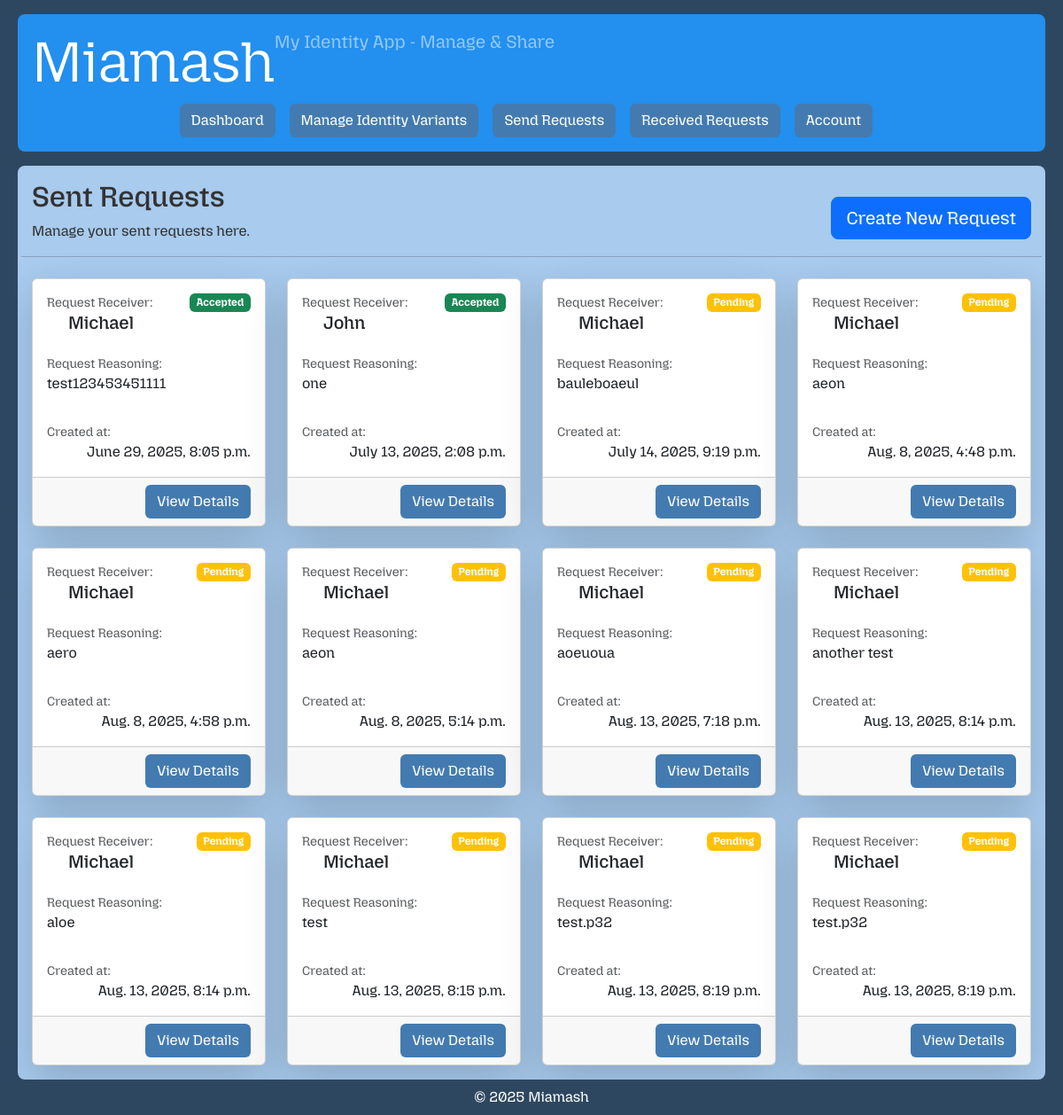
Page /request/send/ (signed in) on the earlier database version.
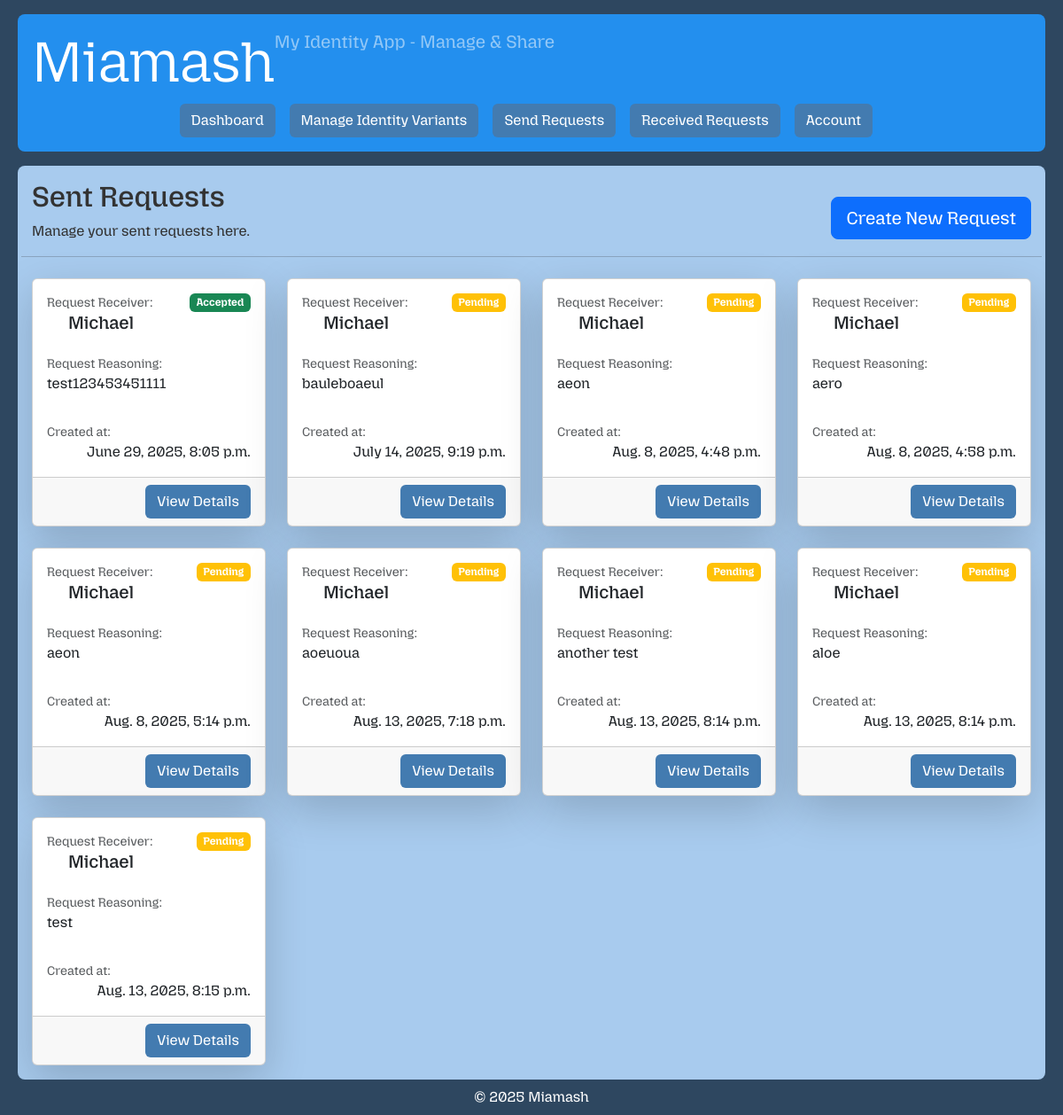
Same page on the later database version.
### core/models.py (models this page shows, shortened)
class Request(models.Model):
    sender = models.ForeignKey(User, on_delete=models.CASCADE, related_name='requests_sent')
    receiver = models.ForeignKey(User, on_delete=models.CASCADE, related_name='requests_received')
    request_reasoning = models.TextField(blank=True)
    created_at = models.DateTimeField(auto_now_add=True)
    class Status(models.TextChoices):
        PENDING = 'pending', 'Pending'
        ACCEPTED = 'accepted', 'Accepted'
        DENIED = 'denied', 'Denied'
    status = models.CharField(max_length=10, choices=Status.choices, default=Status.PENDING)

### web/views.py (the view)
# urls.py: path('request/send/', RequestSendListView.as_view(), name='request-send-list'),
class RequestSendListView(RequestSenderPermissionMixin, ListView):
    template_name = 'private/request_send_list.html'
    context_object_name = 'send_requests'

### web/permissions.py (called while the page is built)
    def get_queryset(self):
        return self.model.objects.filter(sender=self.request.user)

### web/templates/private/request_send_list.html (shortened to what this page needs)
{% extends "private/base.html" %}
{% block content %}
    <div class="row align-items-center mb-2">
        <div class="col">
            <h2>Sent Requests</h2>
            <p>Manage your sent requests here.</p>
        </div>
        <div class="col-auto">
            <a class="btn btn-primary btn-lg" href="{% url 'request-send-create' %}">Create New Request</a>
        </div>
        <hr>
    </div>
    {% if send_requests %}
        <div class="row row-cols-1 row-cols-sm-1 row-cols-md-2 row-cols-lg-3 row-cols-xl-4 row-cols-xxl-5  g-4">
            {% for request in send_requests %}
                <div class="col">
                    <div class="card h-100 mb-3 shadow-lg">
                        <div class="card-body d-flex flex-column">
                            <div class="d-flex justify-content-between">
                                <div>
                                    <p class="text-muted mb-0 small">Request Receiver:</p>
                                </div>
                                {% if request.status == "pending" %}
                                    <span class="badge bg-warning">Pending</span>
                                {% endif %}
                                {% if request.status == "accepted" %}
                                    <span class="badge bg-success">Accepted</span>
                                {% endif %}
                            </div>
                            <h5 class="card-text ps-4 ">{{ request.receiver }}</h5>
                            <p class="text-muted mb-0 mt-3 small">Request Reasoning:</p>
                            <p class="card-text">{{ request.request_reasoning }}</p>
                            <div class="flex-grow-1"></div>
                            <p class="text-muted mb-0 small">Created at:</p>
                            <p class="card-text text-end">{{ request.created_at }}</p>
                        </div>
                        <div class="card-footer text-end">
                            <a class="btn btn-blue" href="{% url 'request-send-detail' request.id %}">View Details</a>
                        </div>
                    </div>
                </div>
            {% endfor %}
        </div>
    {% else %}
        <p>No sent requests at the moment... Make one now!</p>
    {% endif %}
{% endblock %}

Differences in the rows shown:
removed Request: status "Accepted", receiver "John", request_reasoning "one", created_at "July 13, 2025, 2:08 p.m."
removed Request: status "Pending", receiver "Michael", request_reasoning "test.p32", created_at "Aug. 13, 2025, 8:19 p.m."
removed Request: status "Pending", receiver "Michael", request_reasoning "test.p32", created_at "Aug. 13, 2025, 8:19 p.m."
